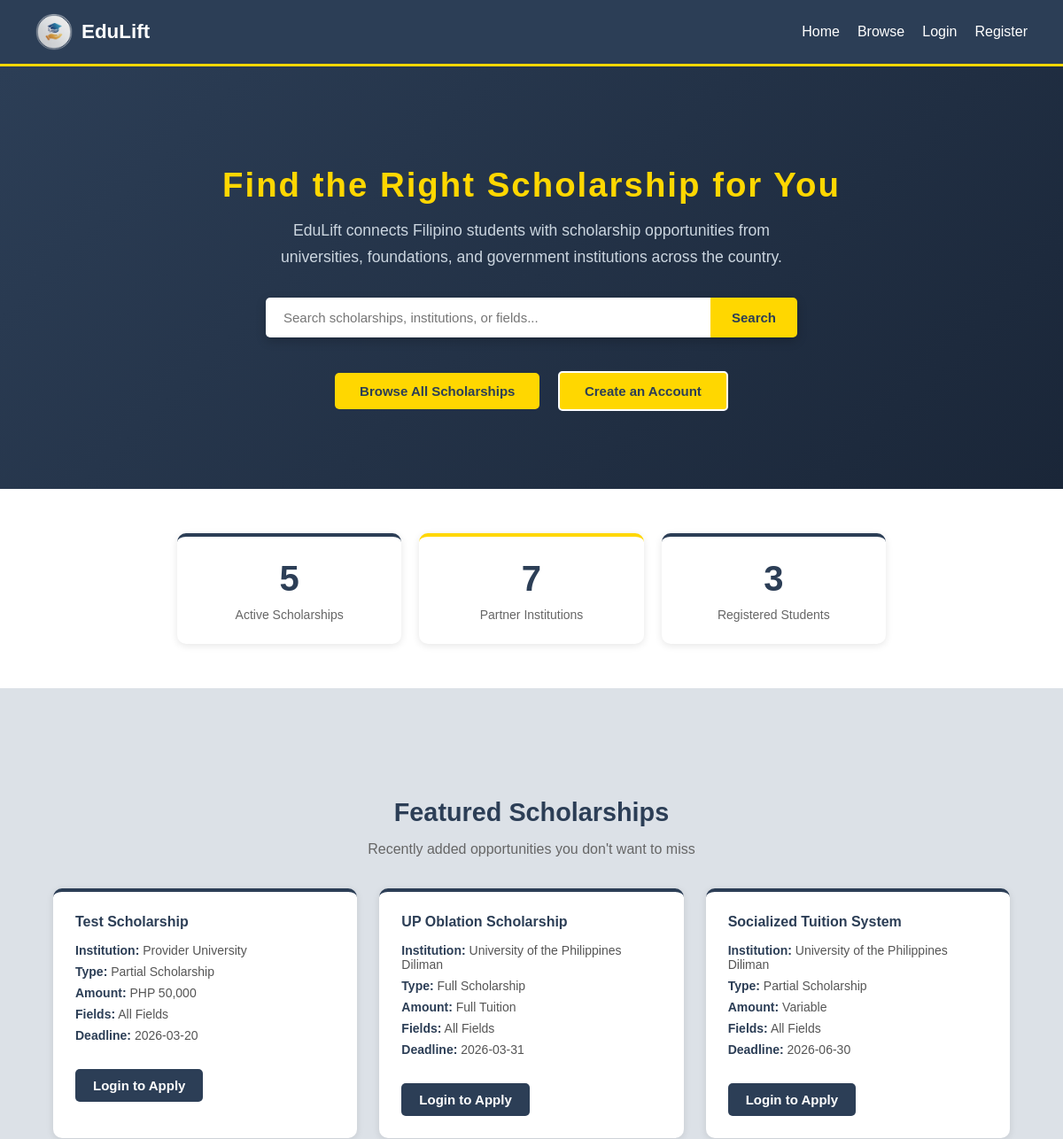
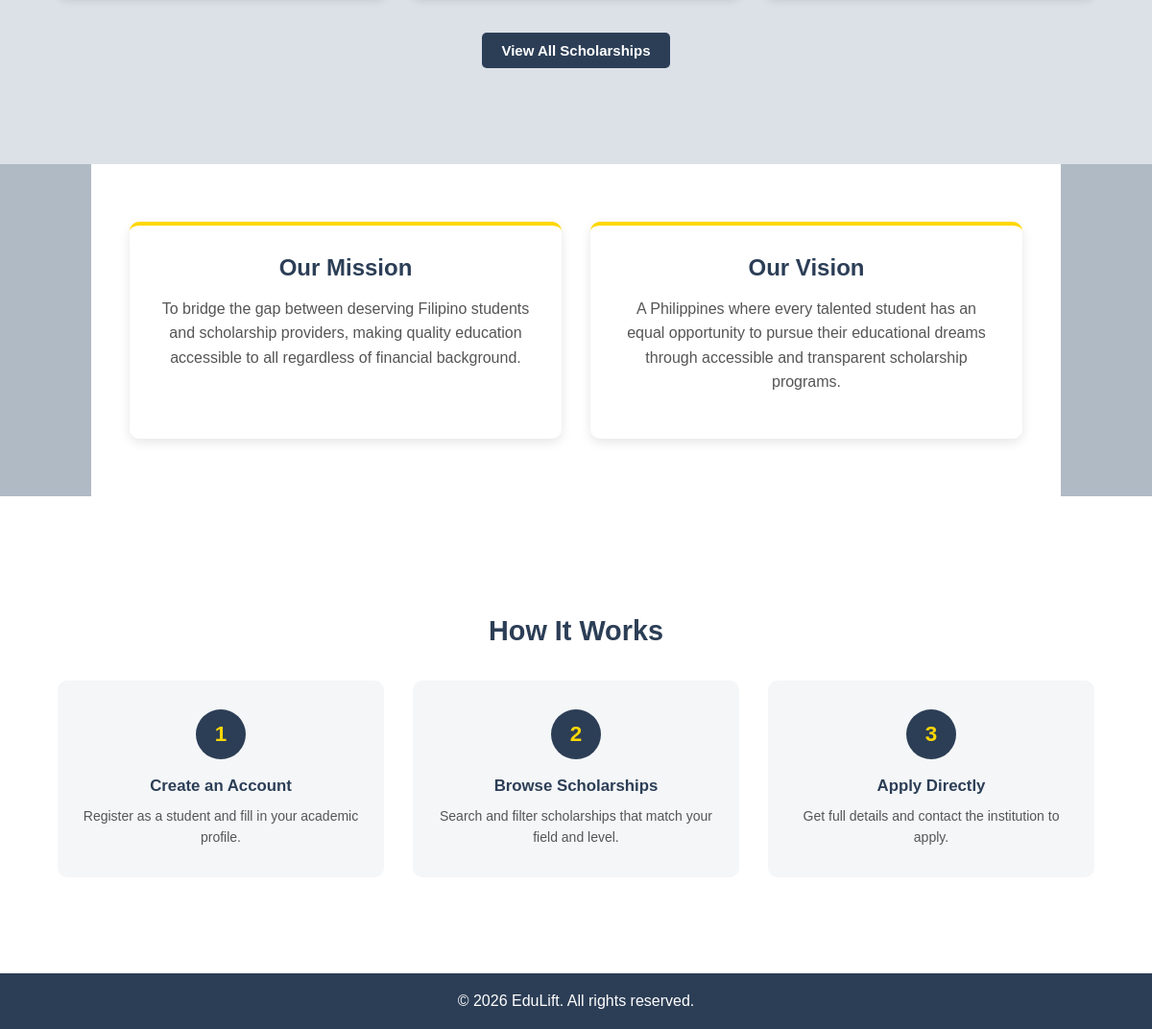
The page / on the database its author committed (2 pictures, top to bottom).
### tables this page shows
CREATE TABLE `scholarships` (
  `scholarship_id` int(11) NOT NULL,
  `provider_id` int(11) NOT NULL,
  `scholarship_name` varchar(255) NOT NULL,
  `scholarship_type` varchar(50) DEFAULT NULL,
  `description` text NOT NULL,
  `amount` varchar(100) DEFAULT NULL,
  `education_level` varchar(50) DEFAULT NULL,
  `gpa_requirement` decimal(3,2) DEFAULT NULL,
  `requirements` text DEFAULT NULL,
  `application_deadline` date DEFAULT NULL,
  `status` varchar(20) DEFAULT 'active',
  `created_at` timestamp NOT NULL DEFAULT current_timestamp()
);

### index.php (the view, shortened to what this page needs)
<?php
include("config/database.php");
$total_scholarships = mysqli_fetch_assoc(mysqli_query($conn, "SELECT COUNT(*) as c FROM scholarships WHERE status='active' AND application_deadline >= CURDATE()"))['c'];
$total_institutions = mysqli_fetch_assoc(mysqli_query($conn, "SELECT COUNT(*) as c FROM institutions"))['c'];
$total_students     = mysqli_fetch_assoc(mysqli_query($conn, "SELECT COUNT(*) as c FROM student_profiles"))['c'];
$stmt = mysqli_prepare($conn, "SELECT s.scholarship_id, s.scholarship_name, s.scholarship_type,
                                       s.amount, s.education_level, s.application_deadline,
                                       i.institution_name,
                                       GROUP_CONCAT(sf.field_of_study SEPARATOR ', ') AS fields
                                FROM scholarships s
                                JOIN provider_profiles pp ON s.provider_id = pp.provider_id
                                JOIN institutions i ON pp.institution_id = i.institution_id
                                LEFT JOIN scholarship_fields sf ON s.scholarship_id = sf.scholarship_id
                                WHERE s.status = 'active'
                                GROUP BY s.scholarship_id
                                ORDER BY s.created_at DESC
                                LIMIT 3");
mysqli_stmt_execute($stmt);
$featured_result = mysqli_stmt_get_result($stmt);
?>
<!DOCTYPE html>
<html lang="en">
<head>
    <link rel="stylesheet" href="assets/css/style.css">
</head>
<body class="index-page">
    <header class="header">
        <a class="header-brand" href="index.php"><img src="assets/img/eduliftlogo.png" alt="EduLift Logo" class="header-logo"><h1 class="logo">EduLift</h1></a>
        <nav>
            <a href="index.php">Home</a>
            <a href="browse.php">Browse</a>
            <a href="auth/login.php">Login</a>
            <a href="auth/register.php">Register</a>
        </nav>
    </header>
    <div class="hero">
        <h2>Find the Right Scholarship for You</h2>
        <p>EduLift connects Filipino students with scholarship opportunities from universities, foundations, and government institutions across the country.</p>
        <form method="GET" action="browse.php" class="hero-search-form">
            <div class="hero-search-bar">
                <input type="text" name="search" placeholder="Search scholarships, institutions, or fields...">
                <button type="submit" class="btn">Search</button>
            </div>
        </form>
        <div class="hero-buttons">
            <a href="browse.php"        class="btn">Browse All Scholarships</a>
            <a href="auth/register.php" class="btn secondary">Create an Account</a>
        </div>
    </div>
    <div class="stats-section">
        <div class="stats-grid">
            <div class="stat-card">
                <h3><?php echo $total_scholarships; ?></h3>
                <p>Active Scholarships</p>
            </div>
            <div class="stat-card highlight">
                <h3><?php echo $total_institutions; ?></h3>
                <p>Partner Institutions</p>
            </div>
            <div class="stat-card">
                <h3><?php echo $total_students; ?></h3>
                <p>Registered Students</p>
            </div>
        </div>
    </div>
    <div class="featured-section">
        <div class="container">
            <h2 class="section-title">Featured Scholarships</h2>
            <p class="section-subtitle">Recently added opportunities you don't want to miss</p>
            <div class="scholarship-grid">
                <?php while ($row = mysqli_fetch_assoc($featured_result)): ?>
                    <div class="card">
                        <h4><?php echo htmlspecialchars($row['scholarship_name']); ?></h4>
                        <p><strong>Institution:</strong> <?php echo htmlspecialchars($row['institution_name']); ?></p>
                        <p><strong>Type:</strong>        <?php echo htmlspecialchars($row['scholarship_type']); ?></p>
                        <p><strong>Amount:</strong>      <?php echo htmlspecialchars($row['amount']); ?></p>
                        <p><strong>Fields:</strong>      <?php echo htmlspecialchars($row['fields'] ?? 'N/A'); ?></p>
                        <p><strong>Deadline:</strong>    <?php echo htmlspecialchars($row['application_deadline']); ?></p>
                        <div class="card-actions">
                            <a href="auth/login.php" class="btn">Login to Apply</a>
                        </div>
                    </div>
                <?php endwhile; ?>
            </div>
            <div class="featured-cta">
                <a href="browse.php" class="btn">View All Scholarships</a>
            </div>
        </div>
    </div>
    <div class="mv">
        <div class="mv-card">
            <h3>Our Mission</h3>
            <p>To bridge the gap between deserving Filipino students and scholarship providers, making quality education accessible to all regardless of financial background.</p>
        </div>
        <div class="mv-card">
            <h3>Our Vision</h3>
            <p>A Philippines where every talented student has an equal opportunity to pursue their educational dreams through accessible and transparent scholarship programs.</p>
        </div>
    </div>
    <div class="how-it-works">
        <div class="container">
            <h2 class="section-title">How It Works</h2>
            <div class="steps-grid">
                <div class="step-card">
                    <div class="step-number">1</div>
                    <h4>Create an Account</h4>
                    <p>Register as a student and fill in your academic profile.</p>
                </div>
                <div class="step-card">
                    <div class="step-number">2</div>
                    <h4>Browse Scholarships</h4>
                    <p>Search and filter scholarships that match your field and level.</p>
                </div>
                <div class="step-card">
                    <div class="step-number">3</div>
                    <h4>Apply Directly</h4>
                    <p>Get full details and contact the institution to apply.</p>
                </div>
            </div>
        </div>
    </div>
    <footer>
        <p>&copy; <?php echo date('Y'); ?> EduLift. All rights reserved.</p>
    </footer>
</body>
</html>

### rows shown on the page
scholarships: scholarship_name "Test Scholarship", institution_name "Provider University", scholarship_type "Partial Scholarship", amount "PHP 50,000", fields "All Fields", application_deadline "2026-03-20"
scholarships: scholarship_name "UP Oblation Scholarship", institution_name "University of the Philippines Diliman", scholarship_type "Full Scholarship", amount "Full Tuition", fields "All Fields", application_deadline "2026-03-31"
scholarships: scholarship_name "Socialized Tuition System", institution_name "University of the Philippines Diliman", scholarship_type "Partial Scholarship", amount "Variable", fields "All Fields", application_deadline "2026-06-30"

### other values the page prints
$total_scholarships "5"
$total_institutions "7"
$total_students "3"
